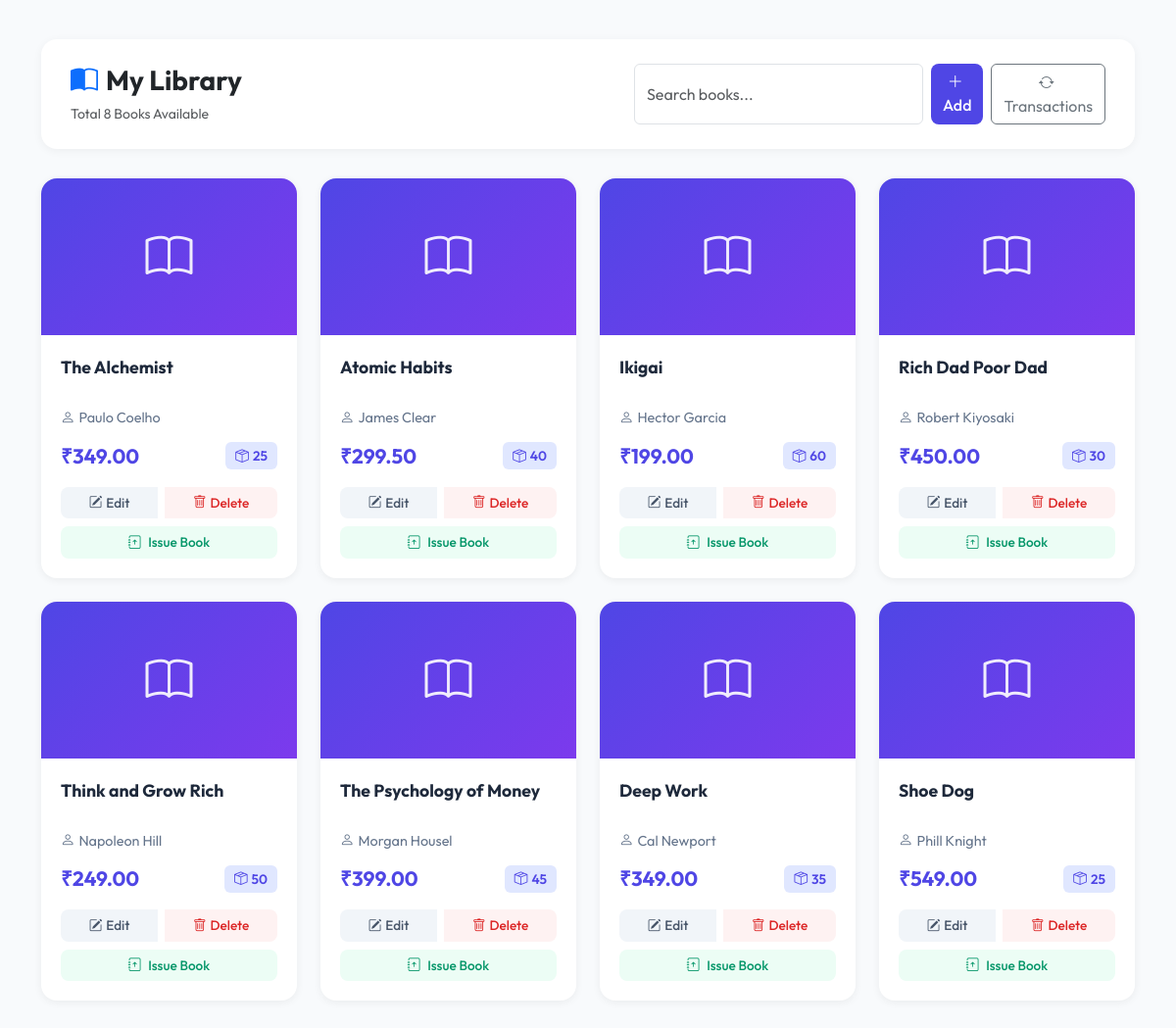
The page /book_list/ on the database its author committed.
### app/models.py (models this page shows, shortened)
class Book(models.Model):
    title = models.CharField(max_length=100)
    author = models.CharField(max_length=100)
    price = models.DecimalField(max_digits=8, decimal_places=2)
    quantity = models.IntegerField(default=0)

### app/views.py (the view)
# urls.py: path('', RedirectView.as_view(url='book_list/')),
def book_list(request):
    books = Book.objects.all()
    return render(request, 'list.html', {'books': books})

### app/templates/list.html (shortened to what this page needs)
<!DOCTYPE html>
<html lang="en">
<head>
    <link href="https://cdn.jsdelivr.net/npm/bootstrap@5.3.3/dist/css/bootstrap.min.css" rel="stylesheet">
    <link rel="stylesheet" href="https://cdn.jsdelivr.net/npm/bootstrap-icons@1.11.3/font/bootstrap-icons.min.css">
</head>
<body>
    <div class="container">
        <div class="header">
            <div class="d-flex justify-content-between align-items-center flex-wrap gap-3">
                <div>
                    <h3 class="fw-bold mb-1">
                        <i class="bi bi-book-half text-primary me-2"></i>My Library
                    </h3>
                    <small class="text-muted">Total {{ books|length }} Books Available</small>
                </div>
                <div class="d-flex gap-2">
                    <input type="text" id="searchInput" class="form-control search-box"
                           placeholder="Search books..." onkeyup="searchBooks()">
                    <a href="{% url 'add_books' %}" class="btn btn-primary">
                        <i class="bi bi-plus-lg me-1"></i>Add
                    </a>
                    <a href="{% url 'transaction_list' %}" class="btn btn-outline-secondary">
                        <i class="bi bi-arrow-repeat me-1"></i>Transactions
                    </a>
                </div>
            </div>
        </div>
        <div class="row g-4" id="bookGrid">
            {% for book in books %}
            <div class="col-12 col-sm-6 col-lg-3 book-item">
                <div class="book-card">
                    <div class="cover">
                        <i class="bi bi-book"></i>
                    </div>
                    <div class="card-body">
                        <div class="title">{{ book.title }}</div>
                        <div class="author">
                            <i class="bi bi-person me-1"></i>{{ book.author }}
                        </div>
                        <div class="d-flex justify-content-between align-items-center mb-3">
                            <span class="price">₹{{ book.price }}</span>
                            <span class="stock">
                                <i class="bi bi-box-seam me-1"></i>{{ book.quantity }}
                            </span>
                        </div>
                        <div class="d-flex btn-group">
                            <a href="{% url 'edit_book' book.id %}" class="btn btn-edit flex-fill">
                                <i class="bi bi-pencil-square me-1"></i>Edit
                            </a>
                            <a href="{% url 'delete_book' book.id %}" class="btn btn-delete flex-fill"
                               onclick="return confirm('Delete this book?')">
                                <i class="bi bi-trash me-1"></i>Delete
                            </a>
                        </div>
                        <a href="{% url 'issue_book' book.id %}" class="btn btn-issue w-100">
                            <i class="bi bi-journal-arrow-up me-1"></i>
                            {% if book.quantity > 0 %}Issue Book{% else %}Out of Stock{% endif %}
                        </a>
                    </div>
                </div>
            </div>
            {% empty %}
            <div class="col-12 text-center py-5">
                <i class="bi bi-inbox fs-1 text-muted"></i>
                <p class="mt-3 text-muted">No books found. Add your first book!</p>
            </div>
            {% endfor %}
        </div>
    </div>
</body>
</html>

### app/templates/list.html (style rules this page uses)
body { background: #f8fafc; padding: 40px 0; font-family: 'Outfit', sans-serif; }
.header { background: white; border-radius: 16px; padding: 25px 30px; margin-bottom: 30px; box-shadow: 0 2px 10px rgba(0,0,0,0.05); }
.search-box { max-width: 300px; }
.book-card { background: white; border-radius: 16px; border: none; overflow: hidden; transition: all 0.3s; box-shadow: 0 2px 8px rgba(0,0,0,0.06); height: 100%; display: flex; flex-direction: column; }
.cover { height: 160px; background: linear-gradient(135deg, #4f46e5 0%, #7c3aed 100%); display: flex; align-items: center; justify-content: center; }
.cover i { font-size: 3rem; color: white; opacity: 0.9; }
.card-body { padding: 20px; flex-grow: 1; display: flex; flex-direction: column; }
.title { font-size: 1.1rem; font-weight: 700; color: #1e293b; margin-bottom: 6px; min-height: 48px; display: -webkit-box; -webkit-line-clamp: 2; -webkit-box-orient: vertical; overflow: hidden; }
.author { font-size: 0.9rem; color: #64748b; margin-bottom: 12px; }
.price { font-size: 1.3rem; font-weight: 700; color: #4f46e5; }
.stock { background: #e0e7ff; color: #4f46e5; padding: 4px 10px; border-radius: 6px; font-size: 0.85rem; font-weight: 600; }
.btn-group { gap: 8px; margin-top: auto; }
.btn-edit { background: #f1f5f9; color: #475569; border: none; padding: 6px 12px; border-radius: 8px; font-size: 0.85rem; font-weight: 500; }
.btn-delete { background: #fef2f2; color: #dc2626; border: none; padding: 6px 12px; border-radius: 8px; font-size: 0.85rem; font-weight: 500; }
.btn-issue { background: #ecfdf5; color: #059669; border: none; border-radius: 8px; font-size: 0.85rem; font-weight: 500; margin-top: 8px; }
.btn-primary { background: #4f46e5; border: none; border-radius: 8px; font-weight: 500; }

### rows shown on the page
Book: title "The Alchemist", author "Paulo Coelho", price "349.00", quantity "25", shows "Issue Book"
Book: title "Atomic Habits", author "James Clear", price "299.50", quantity "40", shows "Issue Book"
Book: title "Ikigai", author "Hector Garcia", price "199.00", quantity "60", shows "Issue Book"
Book: title "Rich Dad Poor Dad", author "Robert Kiyosaki", price "450.00", quantity "30", shows "Issue Book"
Book: title "Think and Grow Rich", author "Napoleon Hill", price "249.00", quantity "50", shows "Issue Book"
Book: title "The Psychology of Money", author "Morgan Housel", price "399.00", quantity "45", shows "Issue Book"
Book: title "Deep Work", author "Cal Newport", price "349.00", quantity "35", shows "Issue Book"
Book: title "Shoe Dog", author "Phill Knight", price "549.00", quantity "25", shows "Issue Book"

### other values the page prints
{{ books|length }} "8"
